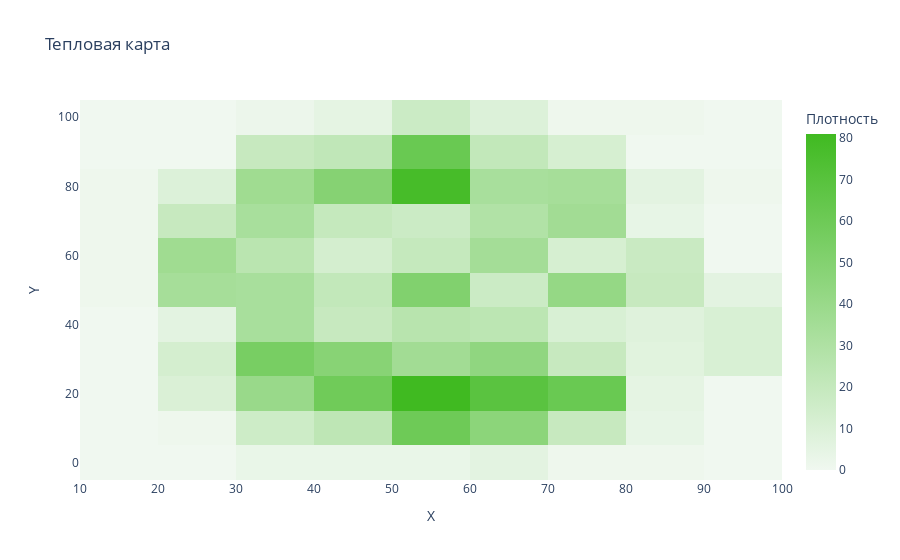

Notebook code cell kept with this figure:
### Markdown cell above
## Тепловая карта

### Code cell
# Тепловая карта
fig = px.density_heatmap(
    df,
    x='x',
    y='y',
    nbinsx=10,  # Дискретизация по x
    nbinsy=10,  # Дискретизация по y
    color_continuous_scale=[(0, '#f0f8f0'), (1, corp_col)],  # Градиент к #40ba21
    title='Тепловая карта'
)

# Настраиваем макет
fig.update_layout(
    xaxis_title='X',
    yaxis_title='Y',
    coloraxis_colorbar=dict(title='Плотность')
)

fig.show()

### Figure 1 — Plotly figure (JSON) as saved in the notebook; plotly's stock layout.template omitted (floating-point values rounded to 4 significant figures; data arrays with more than 128 entries replaced by an {"elided": "..."} marker saying what was removed)
{"data": [{"coloraxis": "coloraxis", "hovertemplate": "x=%{x}<br>y=%{y}<br>count=%{z}<extra></extra>", "name": "", "nbinsx": 10, "nbinsy": 10, "type": "histogram2d", "x": {"elided": "1846 float values"}, "xaxis": "x", "xbingroup": "x", "y": {"elided": "1846 float values"}, "yaxis": "y", "ybingroup": "y"}], "layout": {"coloraxis": {"colorbar": {"title": {"text": "Плотность"}}, "colorscale": [[0, "#f0f8f0"], [1, "#40ba21"]]}, "legend": {"tracegroupgap": 0}, "title": {"text": "Тепловая карта"}, "xaxis": {"anchor": "y", "domain": [0, 1], "title": {"text": "X"}}, "yaxis": {"anchor": "x", "domain": [0, 1], "title": {"text": "Y"}}}}
